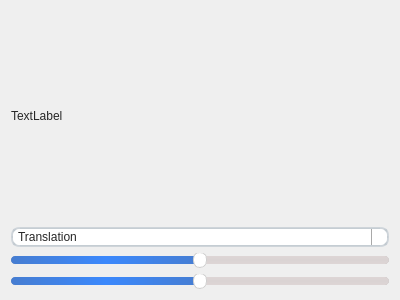
<?xml version="1.0" encoding="UTF-8"?>
<ui version="4.0">
 <class>Form</class>
 <widget class="QWidget" name="Form">
  <property name="geometry">
   <rect>
    <x>0</x>
    <y>0</y>
    <width>400</width>
    <height>300</height>
   </rect>
  </property>
  <property name="windowTitle">
   <string>Form</string>
  </property>
  <property name="styleSheet">
   <string notr="true">/*
 * MacOS Style Sheet for QT Applications
 * Author: Jaime A. Quiroga P.
 * Company: GTRONICK
 * Last updated: 25/12/2020, 23:10.
 * Available at: https://github.com/GTRONICK/QSS/blob/master/MacOS.qss
 */
QMainWindow {
    background-color:#ececec;
}
QPushButton, QToolButton, QCommandLinkButton{
    padding: 0 5px 0 5px;
    border-style: solid;
    border-top-color: qlineargradient(spread:pad, x1:0, y1:0, x2:0, y2:1, stop:0 #c1c9cf, stop:1 #d2d8dd);
    border-right-color: qlineargradient(spread:pad, x1:1, y1:0, x2:0, y2:0, stop:0 #c1c9cf, stop:1 #d2d8dd);
    border-bottom-color: qlineargradient(spread:pad, x1:0, y1:1, x2:0, y2:0, stop:0 #c1c9cf, stop:1 #d2d8dd);
    border-left-color: qlineargradient(spread:pad, x1:0, y1:0, x2:1, y2:0, stop:0 #c1c9cf, stop:1 #d2d8dd);
    border-width: 2px;
    border-radius: 8px;
    color: #616161;
    font-weight: bold;
    background-color: qlineargradient(spread:pad, x1:0.5, y1:0, x2:0.5, y2:1, stop:0 #fbfdfd, stop:0.5 #ffffff, stop:1 #fbfdfd);
}
QPushButton::default, QToolButton::default, QCommandLinkButton::default{
    border: 2px solid transparent;
    color: #FFFFFF;
    background-color: qlineargradient(spread:pad, x1:0.5, y1:0, x2:0.5, y2:1, stop:0 #84afe5, stop:1 #1168e4);
}
QPushButton:hover, QToolButton:hover, QCommandLinkButton:hover{
    color: #3d3d3d;
}
QPushButton:pressed, QToolButton:pressed, QCommandLinkButton:pressed{
    color: #aeaeae;
    background-color: qlineargradient(spread:pad, x1:0.5, y1:0, x2:0.5, y2:1, stop:0 #ffffff, stop:0.5 #fbfdfd, stop:1 #ffffff);
}
QPushButton:disabled, QToolButton:disabled, QCommandLinkButton:disabled{
    color: #616161;
    background-color: qlineargradient(spread:pad, x1:0.5, y1:0, x2:0.5, y2:1, stop:0 #dce7eb, stop:0.5 #e0e8eb, stop:1 #dee7ec);
}
QLineEdit, QTextEdit, QPlainTextEdit, QSpinBox, QDoubleSpinBox, QTimeEdit, QDateEdit, QDateTimeEdit {
    border-width: 2px;
    border-radius: 8px;
    border-style: solid;
    border-top-color: qlineargradient(spread:pad, x1:0.5, y1:1, x2:0.5, y2:0, stop:0 #c1c9cf, stop:1 #d2d8dd);
    border-right-color: qlineargradient(spread:pad, x1:0, y1:0, x2:1, y2:0, stop:0 #c1c9cf, stop:1 #d2d8dd);
    border-bottom-color: qlineargradient(spread:pad, x1:0.5, y1:0, x2:0.5, y2:1, stop:0 #c1c9cf, stop:1 #d2d8dd);
    border-left-color: qlineargradient(spread:pad, x1:1, y1:0, x2:0, y2:0, stop:0 #c1c9cf, stop:1 #d2d8dd);
    background-color: #f4f4f4;
    color: #3d3d3d;
}
QLineEdit:focus, QTextEdit:focus, QPlainTextEdit:focus, QSpinBox:focus, QDoubleSpinBox:focus, QTimeEdit:focus, QDateEdit:focus, QDateTimeEdit:focus {
    border-width: 2px;
    border-radius: 8px;
    border-style: solid;
    border-top-color: qlineargradient(spread:pad, x1:0.5, y1:1, x2:0.5, y2:0, stop:0 #85b7e3, stop:1 #9ec1db);
    border-right-color: qlineargradient(spread:pad, x1:0, y1:0, x2:1, y2:0, stop:0 #85b7e3, stop:1 #9ec1db);
    border-bottom-color: qlineargradient(spread:pad, x1:0.5, y1:0, x2:0.5, y2:1, stop:0 #85b7e3, stop:1 #9ec1db);
    border-left-color: qlineargradient(spread:pad, x1:1, y1:0, x2:0, y2:0, stop:0 #85b7e3, stop:1 #9ec1db);
    background-color: #f4f4f4;
    color: #3d3d3d;
}
QLineEdit:disabled, QTextEdit:disabled, QPlainTextEdit:disabled, QSpinBox:disabled, QDoubleSpinBox:disabled, QTimeEdit:disabled, QDateEdit:disabled, QDateTimeEdit:disabled {
    color: #b9b9b9;
}
QSpinBox::up-button, QDoubleSpinBox::up-button, QTimeEdit::up-button, QDateEdit::up-button, QDateTimeEdit::up-button {
    subcontrol-origin: padding;
    subcontrol-position: top right;
    width: 15px;
    color: #272727;
    border-left-width: 1px;
    border-left-color: darkgray;
    border-left-style: solid;
    border-top-right-radius: 3px;
    padding: 3px;
}
QSpinBox::down-button, QDoubleSpinBox::down-button, QTimeEdit::down-button, QDateEdit::down-button, QDateTimeEdit::down-button {
    subcontrol-origin: padding;
    subcontrol-position: bottom right;
    width: 15px;
    color: #272727;
    border-left-width: 1px;
    border-left-color: darkgray;
    border-left-style: solid;
    border-bottom-right-radius: 3px;
    padding: 3px;
}
QSpinBox::up-button:pressed, QDoubleSpinBox::up-button:pressed, QTimeEdit::up-button:pressed, QDateEdit::up-button:pressed, QDateTimeEdit::up-button:pressed {
    color: #aeaeae;
    background-color: qlineargradient(spread:pad, x1:0.5, y1:0, x2:0.5, y2:1, stop:0 #ffffff, stop:0.5 #fbfdfd, stop:1 #ffffff);
}
QSpinBox::down-button:pressed, QDoubleSpinBox::down-button:pressed, QTimeEdit::down-button:pressed, QDateEdit::down-button:pressed, QDateTimeEdit::down-button:pressed {
    color: #aeaeae;
    background-color: qlineargradient(spread:pad, x1:0.5, y1:0, x2:0.5, y2:1, stop:0 #ffffff, stop:0.5 #fbfdfd, stop:1 #ffffff);
}
QSpinBox::up-button:hover, QDoubleSpinBox::up-button:hover, QTimeEdit::up-button:hover, QDateEdit::up-button:hover, QDateTimeEdit::up-button:hover {
    color: #FFFFFF;
    border-top-right-radius: 5px;
    background-color: qlineargradient(spread:pad, x1:0.5, y1:0, x2:0.5, y2:1, stop:0 #84afe5, stop:1 #1168e4);
    
}
QSpinBox::down-button:hover, QDoubleSpinBox::down-button:hover, QTimeEdit::down-button:hover, QDateEdit::down-button:hover, QDateTimeEdit::down-button:hover {
    color: #FFFFFF;
    border-bottom-right-radius: 5px;
    background-color: qlineargradient(spread:pad, x1:0.5, y1:0, x2:0.5, y2:1, stop:0 #84afe5, stop:1 #1168e4);
}
QSpinBox::up-arrow, QDoubleSpinBox::up-arrow, QTimeEdit::up-arrow, QDateEdit::up-arrow, QDateTimeEdit::up-arrow {
    image: url(/usr/share/icons/Adwaita/16x16/actions/go-up-symbolic.symbolic.png);
}
QSpinBox::down-arrow, QDoubleSpinBox::down-arrow, QTimeEdit::down-arrow, QDateEdit::down-arrow, QDateTimeEdit::down-arrow {
    image: url(/usr/share/icons/Adwaita/16x16/actions/go-down-symbolic.symbolic.png);
}
QProgressBar {
    max-height: 8px;
    text-align: center;
    font: italic bold 11px;
    color: #3d3d3d;
    border: 1px solid transparent;
    border-radius:4px;
    background-color: qlineargradient(spread:pad, x1:0, y1:0, x2:0, y2:1, stop:0 #ddd5d5, stop:0.5 #dad3d3, stop:1 #ddd5d5);
}
QProgressBar::chunk {
    background-color: qlineargradient(spread:pad, x1:0, y1:0, x2:0, y2:1, stop:0 #467dd1, stop:0.5 #3b88fc, stop:1 #467dd1);
    border-radius: 4px;
}
QProgressBar:disabled {
    color: #616161;
}
QProgressBar::chunk:disabled {
    background-color: #aeaeae;
}
QSlider::groove {
    border: 1px solid #bbbbbb;
    background-color: #52595d;
    border-radius: 4px;
}
QSlider::groove:horizontal {
    height: 6px;
}
QSlider::groove:vertical {
    width: 6px;
}
QSlider::handle:horizontal {
    background: #ffffff;
    border-style: solid;
    border-width: 1px;
    border-color: rgb(207,207,207);
    width: 12px;
    margin: -5px 0;
    border-radius: 7px;
}
QSlider::handle:vertical {
    background: #ffffff;
    border-style: solid;
    border-width: 1px;
    border-color: rgb(207,207,207);
    height: 12px;
    margin: 0 -5px;
    border-radius: 7px;
}
QSlider::add-page, QSlider::sub-page {
    border: 1px transparent;
    background-color: #52595d;
    border-radius: 4px;
}
QSlider::add-page:horizontal {
    background: qlineargradient(spread:pad, x1:0, y1:0, x2:0, y2:1, stop:0 #ddd5d5, stop:0.5 #dad3d3, stop:1 #ddd5d5);
}
QSlider::sub-page:horizontal {
    background-color: qlineargradient(spread:pad, x1:0, y1:0, x2:1, y2:0, stop:0 #467dd1, stop:0.5 #3b88fc, stop:1 #467dd1);
}
QSlider::add-page:vertical {
    background-color: qlineargradient(spread:pad, x1:0, y1:0, x2:0, y2:1, stop:0 #467dd1, stop:0.5 #3b88fc, stop:1 #467dd1);
}
QSlider::sub-page:vertical {
    background: qlineargradient(spread:pad, x1:0, y1:0, x2:1, y2:0, stop:0 #ddd5d5, stop:0.5 #dad3d3, stop:1 #ddd5d5);
}
QSlider::add-page:horizontal:disabled, QSlider::sub-page:horizontal:disabled, QSlider::add-page:vertical:disabled, QSlider::sub-page:vertical:disabled {
    background: #b9b9b9;
}
QComboBox, QFontComboBox {
    border-width: 2px;
    border-radius: 8px;
    border-style: solid;
    border-top-color: qlineargradient(spread:pad, x1:0.5, y1:1, x2:0.5, y2:0, stop:0 #c1c9cf, stop:1 #d2d8dd);
    border-right-color: qlineargradient(spread:pad, x1:0, y1:0, x2:1, y2:0, stop:0 #c1c9cf, stop:1 #d2d8dd);
    border-bottom-color: qlineargradient(spread:pad, x1:0.5, y1:0, x2:0.5, y2:1, stop:0 #c1c9cf, stop:1 #d2d8dd);
    border-left-color: qlineargradient(spread:pad, x1:1, y1:0, x2:0, y2:0, stop:0 #c1c9cf, stop:1 #d2d8dd);
    background-color: #f4f4f4;
    color: #272727;
    padding-left: 5px;
}
QComboBox:editable, QComboBox:!editable, QComboBox::drop-down:editable, QComboBox:!editable:on, QComboBox::drop-down:editable:on {
    background: #ffffff;
}
QComboBox::drop-down {
    subcontrol-origin: padding;
    subcontrol-position: top right;
    width: 15px;
    color: #272727;
    border-left-width: 1px;
    border-left-color: darkgray;
    border-left-style: solid;
    border-top-right-radius: 3px;
    border-bottom-right-radius: 3px;
}
QComboBox::down-arrow {
    image: url(/usr/share/icons/Adwaita/16x16/actions/go-down-symbolic.symbolic.png); /*Adawaita icon thene*/
}

QComboBox::down-arrow:on {
    top: 1px;
    left: 1px;
}
QComboBox QAbstractItemView {
    border: 1px solid darkgray;
    border-radius: 8px;
    selection-background-color: #dadada;
    selection-color: #272727;
    color: #272727;
    background: white;
}
QLabel, QCheckBox, QRadioButton {
    color: #272727;
}
QCheckBox {
    padding: 2px;
}
QCheckBox:disabled, QRadioButton:disabled {
    color: #808086;
    padding: 2px;
}

QCheckBox:hover {
    border-radius:4px;
    border-style:solid;
    padding-left: 1px;
    padding-right: 1px;
    padding-bottom: 1px;
    padding-top: 1px;
    border-width:1px;
    border-color: transparent;
}
QCheckBox::indicator:checked {
    image: url(/usr/share/icons/Adwaita/16x16/actions/object-select-symbolic.symbolic.png);
    height: 15px;
    width: 15px;
    border-style:solid;
    border-width: 1px;
    border-color: #48a5fd;
    color: #ffffff;
    border-radius: 3px;
    background-color: qlineargradient(spread:pad, x1:0, y1:0, x2:0, y2:1, stop:0 #48a5fd, stop:0.5 #329cfb, stop:1 #48a5fd);
}
QCheckBox::indicator:unchecked {
    
    height: 15px;
    width: 15px;
    border-style:solid;
    border-width: 1px;
    border-color: #48a5fd;
    border-radius: 3px;
    background-color: #fbfdfa;
}
QLCDNumber {
    color: #616161;;
}
QMenuBar {
    background-color: #ececec;
}
QMenuBar::item {
    color: #616161;
    spacing: 3px;
    padding: 1px 4px;
    background-color: #ececec;
}

QMenuBar::item:selected {
    background-color: #dadada;
    color: #3d3d3d;
}
QMenu {
    background-color: #ececec;
}
QMenu::item:selected {
    background-color: #dadada;
    color: #3d3d3d;
}
QMenu::item {
    color: #616161;;
    background-color: #e0e0e0;
}
QTabWidget {
    color:rgb(0,0,0);
    background-color:#000000;
}
QTabWidget::pane {
    border-color: #050a0e;
    background-color: #e0e0e0;
    border-width: 1px;
    border-radius: 4px;
    position: absolute;
    top: -0.5em;
    padding-top: 0.5em;
}

QTabWidget::tab-bar {
    alignment: center;
}

QTabBar::tab {
    border-bottom: 1px solid #c0c0c0;
    padding: 3px;
    color: #272727;
    background-color: #fefefc;
    margin-left:0px;
}
QTabBar::tab:!last {
    border-right: 1px solid;
    border-right-color: #c0c0c0;
    border-bottom-color: #c0c0c0;
}
QTabBar::tab:first {
    border-top-left-radius: 4px;
    border-bottom-left-radius: 4px;
}
QTabBar::tab:last {
    border-top-right-radius: 4px;
    border-bottom-right-radius: 4px;
}
QTabBar::tab:selected, QTabBar::tab:last:selected, QTabBar::tab:hover {
    color: #FFFFFF;
    background-color: qlineargradient(spread:pad, x1:0.5, y1:0, x2:0.5, y2:1, stop:0 #84afe5, stop:1 #1168e4);
}
QRadioButton::indicator {
    height: 14px;
    width: 14px;
    border-style:solid;
    border-radius:7px;
    border-width: 1px;
}
QRadioButton::indicator:checked {
    border-color: #48a5fd;
    background-color: qradialgradient(cx:0.5, cy:0.5, radius:0.4,fx:0.5, fy:0.5, stop:0 #ffffff, stop:0.5 #ffffff, stop:0.6 #48a5fd, stop:1 #48a5fd);
}
QRadioButton::indicator:!checked {
    border-color: #a9b7c6;
    background-color: #fbfdfa;
}
QStatusBar {
    color:#027f7f;
}

QDial {
    background: #16a085;
}

QToolBox {
    color: #a9b7c6;
    background-color: #222b2e;
}
QToolBox::tab {
    color: #a9b7c6;
    background-color:#222b2e;
}
QToolBox::tab:selected {
    color: #FFFFFF;
    background-color:#222b2e;
}
QScrollArea {
    color: #FFFFFF;
    background-color:#222b2e;
}

QScrollBar:horizontal {
	max-height: 10px;
	border: 1px transparent grey;
	margin: 0px 20px 0px 20px;
	background: transparent;
}
QScrollBar:vertical {
	max-width: 10px;
	border: 1px transparent grey;
	margin: 20px 0px 20px 0px;
	background: transparent;
}
QScrollBar::handle:vertical, QScrollBar::handle:horizontal {
	background: #52595d;
	border-style: transparent;
	border-radius: 4px;
	min-height: 25px;
}
QScrollBar::handle:horizontal:hover, QScrollBar::handle:vertical:hover {
	background: qlineargradient(spread:pad, x1:0, y1:0, x2:1, y2:0, stop:0 #467dd1, stop:0.5 #3b88fc, stop:1 #467dd1);
}
QScrollBar::add-line, QScrollBar::sub-line {
    border: 2px transparent grey;
    border-radius: 4px;
    subcontrol-origin: margin;
    background: #b9b9b9;
}
QScrollBar::add-line:horizontal {
    width: 20px;
    subcontrol-position: right;
}
QScrollBar::add-line:vertical {
    height: 20px;
    subcontrol-position: bottom;
}
QScrollBar::sub-line:horizontal {
    width: 20px;
    subcontrol-position: left;
}
QScrollBar::sub-line:vertical {
    height: 20px;
    subcontrol-position: top;
}
QScrollBar::add-line:vertical:pressed, QScrollBar::add-line:horizontal:pressed, QScrollBar::sub-line:horizontal:pressed, QScrollBar::sub-line:vertical:pressed {
    background: qlineargradient(spread:pad, x1:0, y1:0, x2:1, y2:0, stop:0 #467dd1, stop:0.5 #3b88fc, stop:1 #467dd1);
}
QScrollBar::add-page:horizontal, QScrollBar::sub-page:horizontal, QScrollBar::add-page:vertical, QScrollBar::sub-page:vertical {
    background: none;
}
QScrollBar::up-arrow:vertical {
    image: url(/usr/share/icons/Adwaita/16x16/actions/go-up-symbolic.symbolic.png);
}
QScrollBar::down-arrow:vertical {
    image: url(/usr/share/icons/Adwaita/16x16/actions/go-down-symbolic.symbolic.png);
}
QScrollBar::left-arrow:horizontal {
    image: url(/usr/share/icons/Adwaita/16x16/actions/go-previous-symbolic.symbolic.png);
}
QScrollBar::right-arrow:horizontal {
    image: url(/usr/share/icons/Adwaita/16x16/actions/go-next-symbolic.symbolic.png);
}</string>
  </property>
  <layout class="QVBoxLayout" name="verticalLayout">
   <item>
    <widget class="QLabel" name="label_image">
     <property name="text">
      <string>TextLabel</string>
     </property>
    </widget>
   </item>
   <item>
    <widget class="QComboBox" name="combo_transform">
     <item>
      <property name="text">
       <string>Translation</string>
      </property>
     </item>
     <item>
      <property name="text">
       <string>Rotation</string>
      </property>
     </item>
     <item>
      <property name="text">
       <string>Flipping</string>
      </property>
     </item>
     <item>
      <property name="text">
       <string>Shearing</string>
      </property>
     </item>
     <item>
      <property name="text">
       <string>Affine</string>
      </property>
     </item>
    </widget>
   </item>
   <item>
    <widget class="QSlider" name="slider_1">
     <property name="minimum">
      <number>-200</number>
     </property>
     <property name="maximum">
      <number>200</number>
     </property>
     <property name="orientation">
      <enum>Qt::Horizontal</enum>
     </property>
    </widget>
   </item>
   <item>
    <widget class="QSlider" name="slider_2">
     <property name="minimum">
      <number>-200</number>
     </property>
     <property name="maximum">
      <number>200</number>
     </property>
     <property name="orientation">
      <enum>Qt::Horizontal</enum>
     </property>
    </widget>
   </item>
  </layout>
 </widget>
 <resources/>
 <connections/>
</ui>
